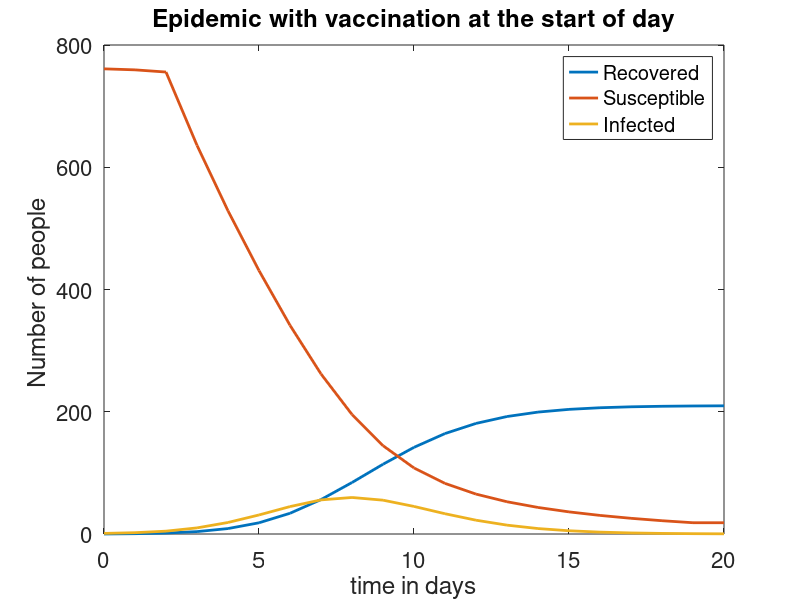

This figure's MATLAB source:
clear
close all

total_population= 762;

total_time=20;
dt=1;       % time step is 1 day (very large)

N= total_time/dt;

% recovery rate
gamma=0.5;

beta=0.00218;

% susceptible
S= zeros(N,1);

% infected
I=zeros(N,1);

% recovered 
R=zeros(N,1);


t= zeros(N,1);

% initial condition
S(1)= total_population-1;
I(1)=1;

% loop over time
for i=1:N
  
    if i>3
        S(i)= 0.85*S(i);
    end

    R(i+1) = R(i) + gamma*I(i)*dt;

    I(i+1)= I(i) +dt*( beta*I(i)*S(i) - gamma*I(i) );

    S(i+1)= S(i) - dt*beta*I(i)*S(i);

    t(i+1)= t(i)+ dt;

end

set(0,'DefaultAxesFontSize',16);

p1=plot(t,R,'LineWidth',2);

hold on;

p2=plot(t,S,'LineWidth',2);

hold on

p3= plot(t,I,'LineWidth',2);

title('Epidemic with vaccination at the start of day');
xlabel('time in days');
ylabel('Number of people ');

legend('Recovered','Susceptible','Infected');
